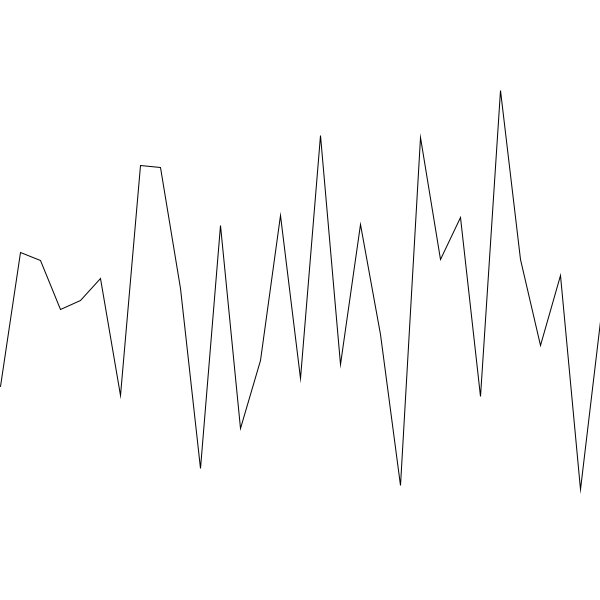
Frame 1 (no input)
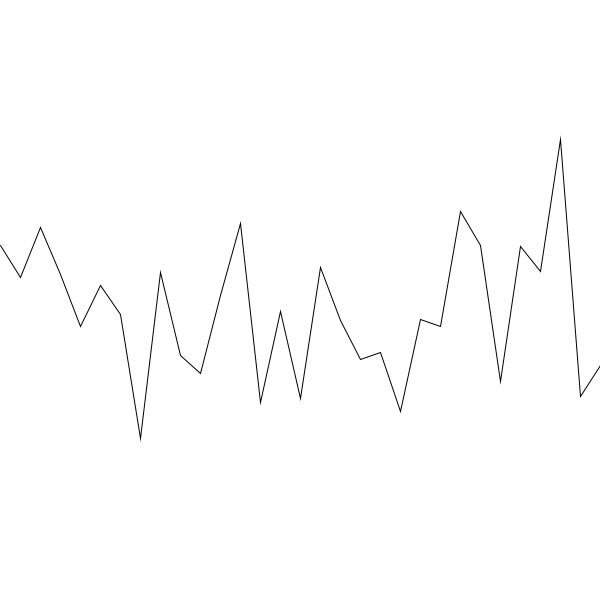
Frame 60 (the mouse pressed at the canvas centre just before this capture)
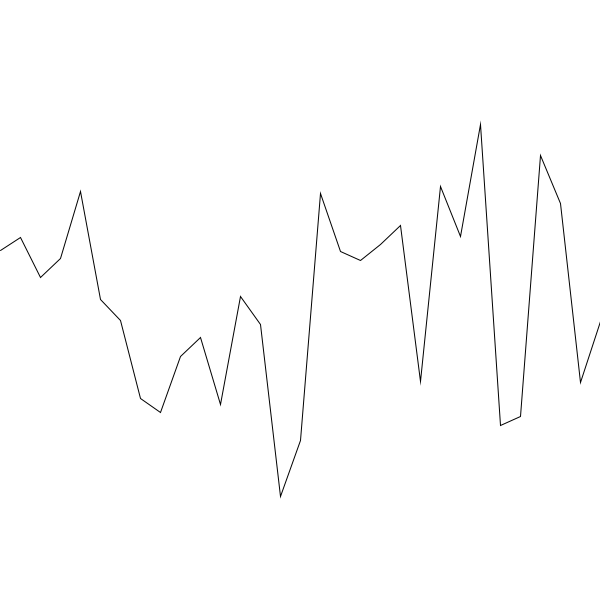
Frame 120 (the mouse held since frame 60 and released just before this capture)

The Processing sketch that drew these frames (run headless with seeded random() and noise(); from frame 60 on, the mouse is pressed at the canvas centre):

// Processing sketch: sketch_190415d
// ── sketch_190415d.pde
float offset = 0;

void  setup() {
  size(600, 600);
}

void draw() {
  background(255);
  beginShape();
  noiseDetail(8);
  for (int i = 0; i <= width; i+=20) {
    vertex(i, map(noise(offset + i), 0, 1, 0, height));
  }
  offset+=0.01;
  endShape();
}
